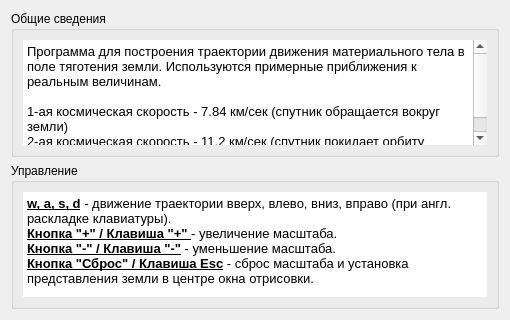
<?xml version="1.0" encoding="UTF-8"?>
<ui version="4.0">
 <class>helpDialog</class>
 <widget class="QDialog" name="helpDialog">
  <property name="geometry">
   <rect>
    <x>0</x>
    <y>0</y>
    <width>510</width>
    <height>320</height>
   </rect>
  </property>
  <property name="sizePolicy">
   <sizepolicy hsizetype="Preferred" vsizetype="Preferred">
    <horstretch>0</horstretch>
    <verstretch>0</verstretch>
   </sizepolicy>
  </property>
  <property name="windowTitle">
   <string>Помощь</string>
  </property>
  <layout class="QVBoxLayout" name="verticalLayout_2">
   <item>
    <widget class="QGroupBox" name="groupBox">
     <property name="title">
      <string>Общие сведения</string>
     </property>
     <layout class="QVBoxLayout" name="verticalLayout">
      <item>
       <widget class="QTextBrowser" name="textBrowser">
        <property name="frameShape">
         <enum>QFrame::NoFrame</enum>
        </property>
        <property name="frameShadow">
         <enum>QFrame::Plain</enum>
        </property>
        <property name="html">
         <string>&lt;!DOCTYPE HTML PUBLIC &quot;-//W3C//DTD HTML 4.0//EN&quot; &quot;http://www.w3.org/TR/REC-html40/strict.dtd&quot;&gt;
&lt;html&gt;&lt;head&gt;&lt;meta name=&quot;qrichtext&quot; content=&quot;1&quot; /&gt;&lt;style type=&quot;text/css&quot;&gt;
p, li { white-space: pre-wrap; }
&lt;/style&gt;&lt;/head&gt;&lt;body style=&quot; font-family:'MS Shell Dlg 2'; font-size:8.25pt; font-weight:400; font-style:normal;&quot;&gt;
&lt;p style=&quot; margin-top:0px; margin-bottom:0px; margin-left:0px; margin-right:0px; -qt-block-indent:0; text-indent:0px;&quot;&gt;&lt;span style=&quot; font-size:10pt;&quot;&gt;Программа для построения траектории движения материального тела в поле тяготения земли. Используются примерные приближения к реальным величинам.&lt;/span&gt;&lt;/p&gt;
&lt;p style=&quot;-qt-paragraph-type:empty; margin-top:0px; margin-bottom:0px; margin-left:0px; margin-right:0px; -qt-block-indent:0; text-indent:0px; font-size:10pt;&quot;&gt;&lt;br /&gt;&lt;/p&gt;
&lt;p style=&quot; margin-top:0px; margin-bottom:0px; margin-left:0px; margin-right:0px; -qt-block-indent:0; text-indent:0px;&quot;&gt;&lt;span style=&quot; font-size:10pt;&quot;&gt;1-ая космическая скорость - 7.84 км/сек (спутник обращается вокруг земли)&lt;/span&gt;&lt;/p&gt;
&lt;p style=&quot; margin-top:0px; margin-bottom:0px; margin-left:0px; margin-right:0px; -qt-block-indent:0; text-indent:0px;&quot;&gt;&lt;span style=&quot; font-size:10pt;&quot;&gt;2-ая космическая скорость - 11.2 км/сек (спутник покидает орбиту земли)&lt;/span&gt;&lt;/p&gt;&lt;/body&gt;&lt;/html&gt;</string>
        </property>
       </widget>
      </item>
     </layout>
    </widget>
   </item>
   <item>
    <widget class="QGroupBox" name="groupBox_2">
     <property name="title">
      <string>Управление</string>
     </property>
     <layout class="QVBoxLayout" name="verticalLayout_3">
      <item>
       <widget class="QTextBrowser" name="textBrowser_2">
        <property name="frameShape">
         <enum>QFrame::NoFrame</enum>
        </property>
        <property name="html">
         <string>&lt;!DOCTYPE HTML PUBLIC &quot;-//W3C//DTD HTML 4.0//EN&quot; &quot;http://www.w3.org/TR/REC-html40/strict.dtd&quot;&gt;
&lt;html&gt;&lt;head&gt;&lt;meta name=&quot;qrichtext&quot; content=&quot;1&quot; /&gt;&lt;style type=&quot;text/css&quot;&gt;
p, li { white-space: pre-wrap; }
&lt;/style&gt;&lt;/head&gt;&lt;body style=&quot; font-family:'MS Shell Dlg 2'; font-size:8.25pt; font-weight:400; font-style:normal;&quot;&gt;
&lt;p style=&quot; margin-top:0px; margin-bottom:0px; margin-left:0px; margin-right:0px; -qt-block-indent:0; text-indent:0px;&quot;&gt;&lt;span style=&quot; font-size:10pt; font-weight:600; text-decoration: underline;&quot;&gt;w, a, s, d&lt;/span&gt;&lt;span style=&quot; font-size:10pt;&quot;&gt; - движение траектории вверх, влево, вниз, вправо (при англ. раскладке клавиатуры).&lt;/span&gt;&lt;/p&gt;
&lt;p style=&quot; margin-top:0px; margin-bottom:0px; margin-left:0px; margin-right:0px; -qt-block-indent:0; text-indent:0px;&quot;&gt;&lt;span style=&quot; font-size:10pt; font-weight:600; text-decoration: underline;&quot;&gt;Кнопка &amp;quot;+&amp;quot; / Клавиша &amp;quot;+&amp;quot;&lt;/span&gt;&lt;span style=&quot; font-size:10pt; text-decoration: underline;&quot;&gt; &lt;/span&gt;&lt;span style=&quot; font-size:10pt;&quot;&gt;- увеличение масштаба.&lt;/span&gt;&lt;/p&gt;
&lt;p style=&quot; margin-top:0px; margin-bottom:0px; margin-left:0px; margin-right:0px; -qt-block-indent:0; text-indent:0px;&quot;&gt;&lt;span style=&quot; font-size:10pt; font-weight:600; text-decoration: underline;&quot;&gt;Кнопка &amp;quot;-&amp;quot; / Клавиша &amp;quot;-&amp;quot;&lt;/span&gt;&lt;span style=&quot; font-size:10pt;&quot;&gt; - уменьшение масштаба.&lt;/span&gt;&lt;/p&gt;
&lt;p style=&quot; margin-top:0px; margin-bottom:0px; margin-left:0px; margin-right:0px; -qt-block-indent:0; text-indent:0px;&quot;&gt;&lt;span style=&quot; font-size:10pt; font-weight:600; text-decoration: underline;&quot;&gt;Кнопка &amp;quot;Сброс&amp;quot; / Клавиша Esc&lt;/span&gt;&lt;span style=&quot; font-size:10pt;&quot;&gt; - сброс масштаба и установка представления земли в центре окна отрисовки.&lt;/span&gt;&lt;/p&gt;&lt;/body&gt;&lt;/html&gt;</string>
        </property>
       </widget>
      </item>
     </layout>
    </widget>
   </item>
  </layout>
 </widget>
 <resources/>
 <connections/>
</ui>
